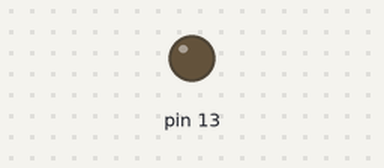
Recording of a sketch running on a simulated Arduino Uno, built with avr-gcc and run on an emulated ATmega328P. Parts: output pins drawn as LEDs (lit = HIGH).

Above: at 0.6 s.
At 4.1 s:
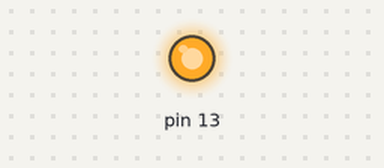
Timing chart, 0 to 12.5 s (numbered marks = the images above):
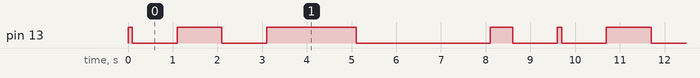

Measured:
- by itself, pin 13: repeats every 9.6 s: LOW 1.0 s, HIGH 1.0 s, LOW 1.0 s, HIGH 2.0 s, LOW 3.0 s, HIGH 0.50 s, LOW 1.0 s, HIGH 0.10 s
- by itself, everything shown: repeats every 9.6 s, in 8 steps

The sketch:

sketch_jun29a.ino
```cpp
void setup() {
  pinMode(13,OUTPUT);

}


void loop() {


  digitalWrite(13,HIGH);
  delay(100);
  digitalWrite(13,LOW);
  delay(1000);
  digitalWrite(13,HIGH);
  delay(1000);
  digitalWrite(13,LOW);
  delay(1000);
  digitalWrite(13,HIGH);
  delay(2000);
  digitalWrite(13,LOW);
  delay(3000);
  digitalWrite(13,HIGH);
  delay(500);
  digitalWrite(13,LOW);
  delay(1000);

}
```
